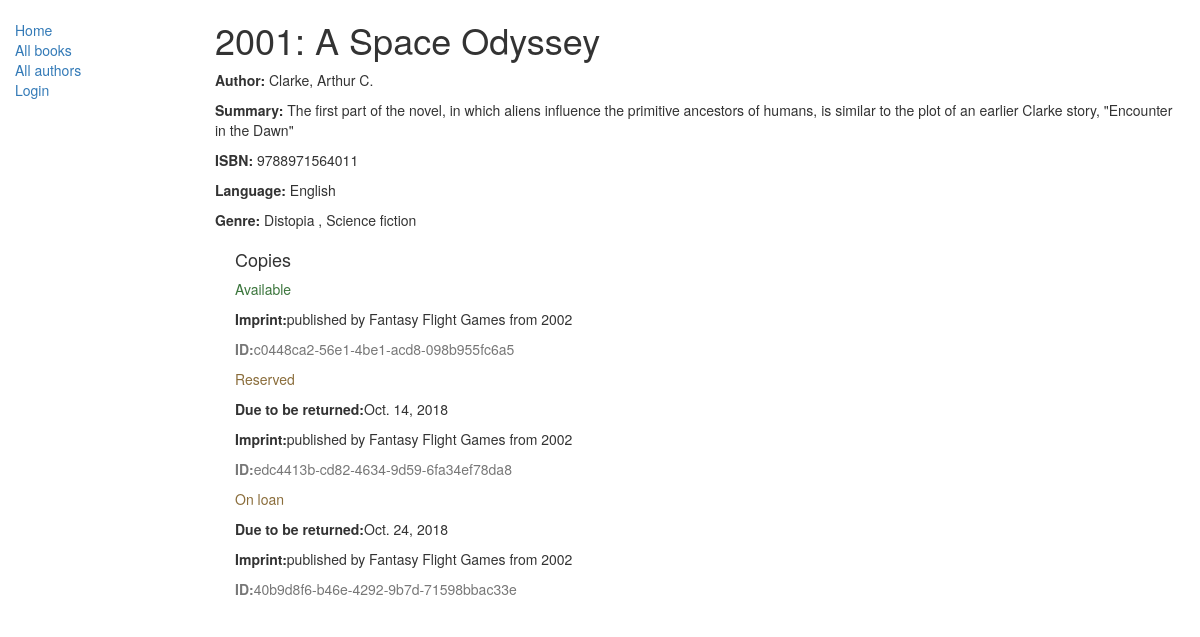
Page /catalog/book/1 on the earlier database version.
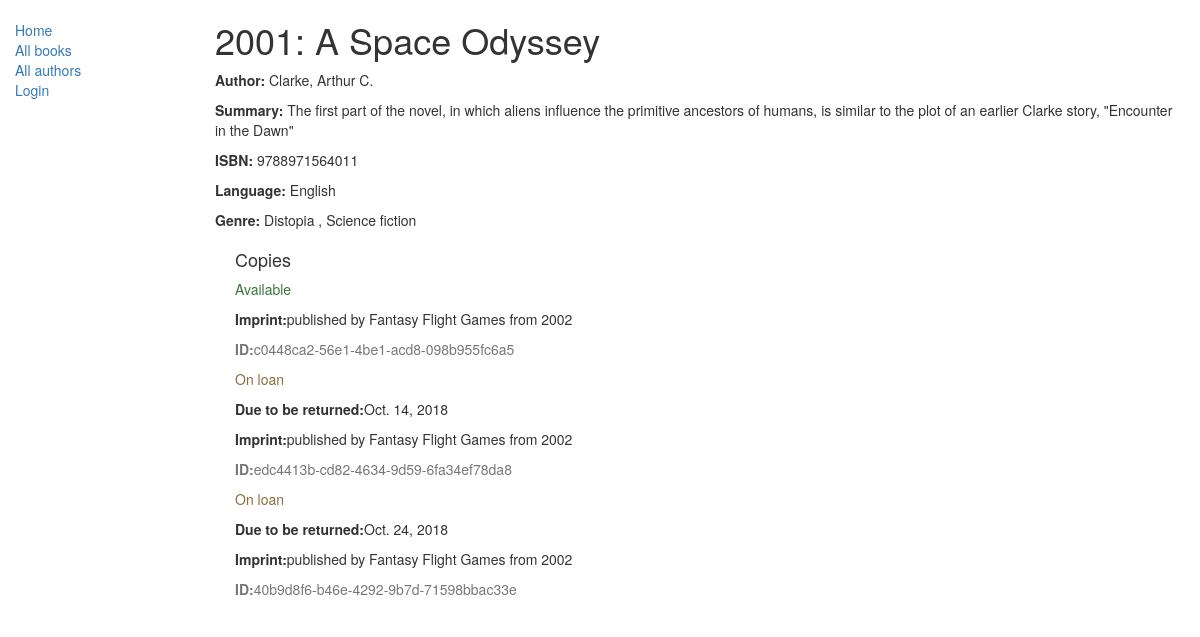
Same page on the later database version.
### catalog/models.py (models this page shows, shortened)
class BookInstance(models.Model):
    id = models.UUIDField(primary_key=True, default=uuid.uuid4, help_text="Unique ID for this particular book across whole library")
    book = models.ForeignKey('Book', on_delete=models.SET_NULL, null=True)
    imprint = models.CharField(max_length=200)
    due_back = models.DateField(null=True, blank=True)
    LOAN_STATUS = (
        ('m', 'Maintenance'),
        ('o', 'On loan'),
        ('a', 'Available'),
        ('r', 'Reserved'),
    )
    status = models.CharField(max_length=1, choices=LOAN_STATUS, blank=True, default='d', help_text='Book availability')
    borrower = models.ForeignKey(User, on_delete=models.SET_NULL, null=True, blank=True)
    class Meta:
        ordering = ["due_back"]
        permissions = (("can_mark_returned", "Set book as returned"),)

### catalog/views.py (the view)
# urls.py: path('book/<int:pk>', views.BookDetailView.as_view(), name='book-detail'),
class BookDetailView(DetailView):
    model = Book

### catalog/models.py (called while the page is built)
    def __str__(self):
        return self.name

    def __str__(self):
        return self.name

    def __str__(self):
        return '%s, %s' % (self.last_name, self.first_name)

### templates/catalog/book_detail.html
{% extends "base_generic.html" %}
{% block content %}
    <h1>{{book.title}}</h1>
    <p><strong>Author: </strong>{{book.author}}</p>
    <p><strong>Summary: </strong>{{book.summary}}</p>
    <p><strong>ISBN: </strong>{{book.isbn}}</p>
    <p><strong>Language: </strong>{{book.language}}</p>
    <p><strong>Genre: </strong>
        {% for genre in book.genre.all %}
            {{genre}} {% if not forloop.last %}, {% endif %}
        {% endfor %}
    </p>
    <div class="bookinstance">
        <h4>Copies</h4>
        {% for copy in book.bookinstance_set.all %}
        <p class="{% if copy.status == 'a' %}text-success
                  {% elif copy.status == 'd' %}text-danger
                  {% else %}text-warning
                  {% endif %}">{{ copy.get_status_display }}</p>
            {% if copy.status != 'a' %}
                <p><strong>Due to be returned:</strong>{{copy.due_back}}</p>
            {% endif %}
            <p><strong>Imprint:</strong>{{copy.imprint}}</p>
            <p class="text-muted"><strong>ID:</strong>{{copy.id}}</p>
        {% endfor %}
    </div>
{% endblock %}

Differences in the rows shown:
changed BookInstance "Oct. 14, 2018": status "Reserved" → "On loan"
